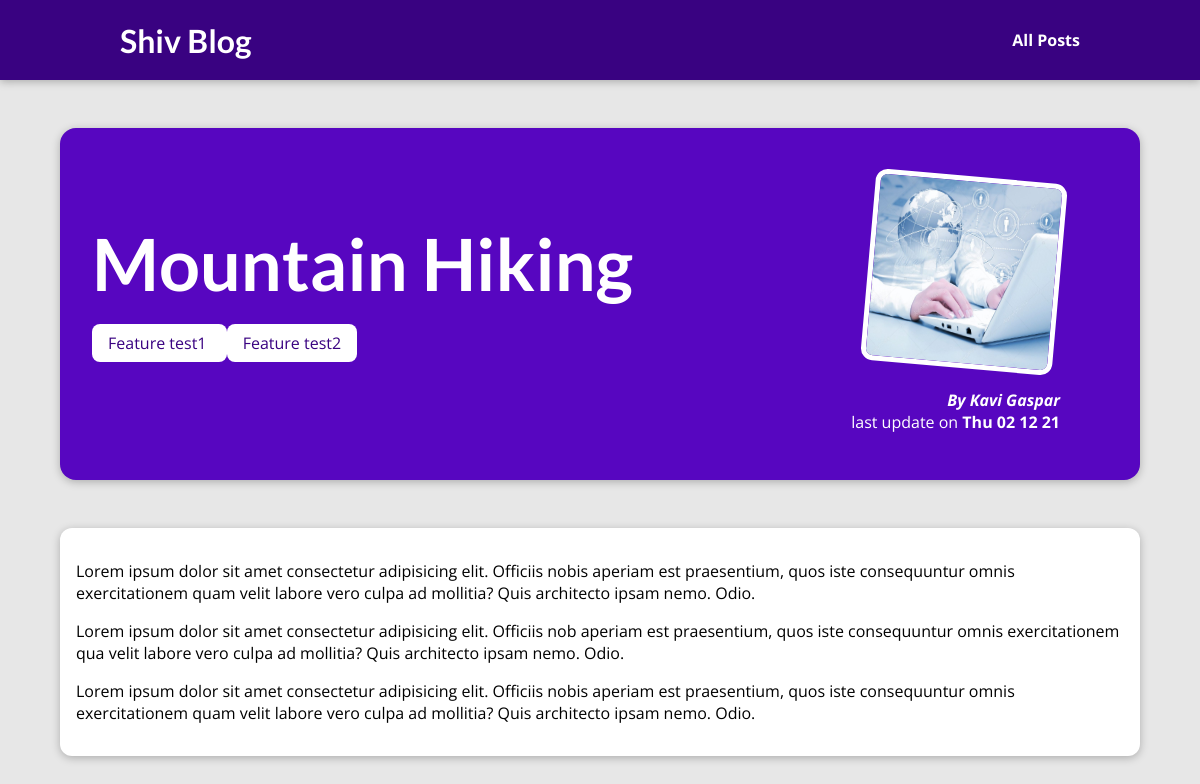
/blogs/hike-in-the-mountains, run on the app's committed database.
### blog/models.py (models this page shows, shortened)
class Post(models.Model):
    title = models.CharField(max_length=100)
    excerpt = models.CharField(max_length=200)
    image_name = models.CharField(max_length=50)
    date = models.DateTimeField(auto_now_add=True)
    slug = models.SlugField(unique = True)
    content = models.TextField(validators= [MinLengthValidator(0)])
    author = models.ForeignKey(Author, null= True, on_delete=models.SET_NULL, related_name='Post')
    tags = models.ManyToManyField(Tag)

class Tag(models.Model):
    caption = models.CharField(max_length=50)

class Author(models.Model):
    first_name = models.CharField(max_length=50)
    last_name = models.CharField(max_length=50)
    email = models.EmailField()
    def full_name(self):
        return f'{self.first_name} {self.last_name}'
    def __str__(self):
        return self.full_name()

### blog/views.py (the view)
# urls.py: path('blogs/<slug:slug>', views.detail_post, name='blog_details')
def detail_post(request, slug):
    post_detail = get_object_or_404(Post, slug = slug)
    return render(request, 'blog/detail_post.html', {
        'post_detail' : post_detail,
        'post_tag' : post_detail.tags.all()
        })

### blog/templates/blog/detail_post.html (shortened to what this page needs)
{% extends 'base.html' %}
{% load static %}
{% block css_file %}
    <link rel="stylesheet" href="{% static 'blog/detail_post.css' %}">
{% endblock css_file %}
{% block content %}
<section id="summary">
    <h2> {{ post_detail.title | title}} </h2>
    <br>
    <div>
        {% for tag in post_tag %}
            <span class="tag"> {{tag.caption}} </span>
        {% endfor %}
    </div>
    <article>
        <img src="{% static 'blog/images/'|add:post_detail.image_name %}" alt="{{ post_detail.title }}" />
        <address> By <a href="mailto: test@test.com"> {{post_detail.author | title}} </a> </address>
        <div>last update on <time> {{post_detail.date | date:"D d m y"}}</time> </div>
    </article>
</section>
<main>
    {{post_detail.content | linebreaks}}
</main>
{% endblock content%}

### static/app.css (style rules this page uses)
* { box-sizing: border-box; }
html { font-family: 'Open Sans', 'Lato', sans-serif; }
body { margin: 0; }
h1, h2, h3 { font-family: 'Lato', sans-serif; font-weight: bold; }

### blog/static/blog/detail_post.css (style rules this page uses)
body { background-color: #e7e7e7; }
#summary { margin: 8rem auto 3rem auto; padding: 2rem; width: 90%; max-width: 90rem; border-radius: 16px; background-color: #5706c0; position: relative; box-shadow: 0 2px 8px rgba(0, 0, 0, 0.25); height: 22rem; }
#summary h2 { color: white; font-size: 4.5rem; margin-bottom: 0.25rem; }
#summary article { position: absolute; top: 2rem; right: 3rem; padding: 1rem 2rem; border-radius: 12px; text-align: right; color: white; }
#summary article img { width: 12rem; height: 12rem; border-radius: 12px; transform: rotateZ(5deg); border: 5px solid white; margin-bottom: 1rem; }
#summary address { font-weight: bold; }
#summary a { color: white; text-decoration: none; }
#summary time { font-weight: bold; }
main { width: 90%; max-width: 90rem; margin: 3rem auto; background-color: white; padding: 1rem; border-radius: 12px; box-shadow: 0 2px 8px rgba(0, 0, 0, 0.25); }
.tag { background-color: white; color: #390281; padding: 0.5rem 1rem; border-radius: 8px; }

### data on the page
Post: title "Mountain Hiking", image_name (picture), author "Kavi Gaspar", date "Thu 02 12 21", content "Lorem ipsum dolor sit amet consectetur adipisicing elit. Officiis nobis aperiam est praesentium, quos iste consequuntur omnis exercitationem quam velit labore vero culpa ad mollitia? Quis architecto ipsam nemo. Odio. Lorem ipsum dolor sit amet consectetur adipisicing elit. Officiis nob aperiam est praesentium, quos iste consequuntur omnis exercitationem qua velit labore vero culpa ad mollitia? Quis architecto ipsam nemo. Odio. Lorem ipsum dolor sit amet consectetur adipisicing elit. Officiis nobis aperiam est praesentium, quos iste consequuntur omnis exercitationem quam velit labore vero culpa ad mollitia? Quis architecto ipsam nemo. Odio."
Tag: caption "Feature test1"
Tag: caption "Feature test2"
